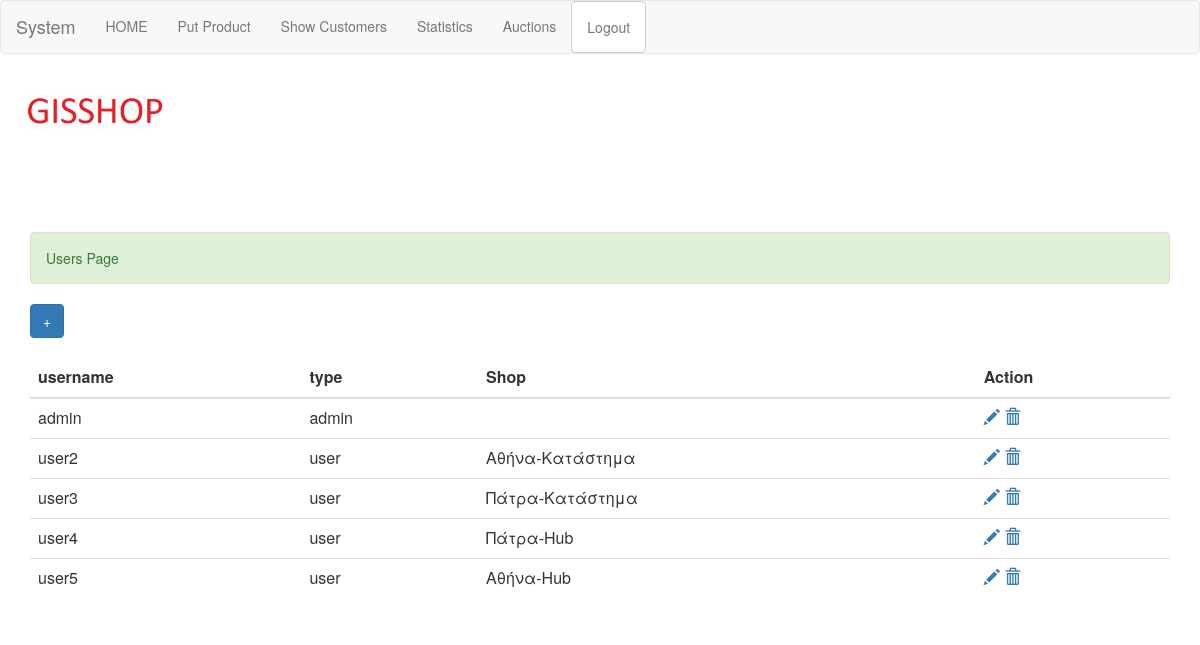
The app's page /users.php (signed in) with its own data.
### tables this page shows
CREATE TABLE IF NOT EXISTS `users` (
  `id` int(11) NOT NULL AUTO_INCREMENT,
  `username` varchar(100) NOT NULL,
  `password` varchar(100) NOT NULL,
  `type_user` varchar(200) NOT NULL,
  `id_station` int(11) NOT NULL,
  PRIMARY KEY (`id`),
  UNIQUE KEY `username` (`username`)
);

CREATE TABLE IF NOT EXISTS `stations` (
  `id_station` int(11) NOT NULL AUTO_INCREMENT,
  `station_name` varchar(200) NOT NULL,
  `latitude` double(20,10) NOT NULL,
  `longititude` double(20,10) NOT NULL,
  `city` varchar(200) NOT NULL,
  `station_type` varchar(200) NOT NULL,
  PRIMARY KEY (`id_station`)
);

### users.php (the view, shortened to what this page needs)
<?php
include "main.php";
?>
 <div class='alert alert-success' role='alert'>
 Users Page
</div>
<?php
	echo "
  <a href='adduser.php'><button class='btn btn-primary'>+</button></a><br><br>
  ";
	$s="select * from users order by username";
	$r=mysqli_query($conn,$s);
	echo "<table class='table'>
    <thead>
      <tr>
        <th>username</th> <th>type</th><th>Shop</th><th>Action</th>
      </tr>
    </thead>
    <tbody>";
	while($row=mysqli_fetch_array($r))
	{
		$station="";
		if($row['id_station']!=0)
		{
			  $q=mysqli_query($conn,"select * from stations where id_station=$row[id_station]");
			  $rw2=mysqli_fetch_array($q);
			  $station="$rw2[station_name]";
		}
		echo "
		<tr>
        <td>$row[username]</td> <td>$row[type_user]</td><td>$station</td>
		 <td><a href='edituser.php?uid=$row[id]'><span class=\"glyphicon glyphicon-pencil\"></span></a>
		 <a href='users.php?uid=$row[id]'><span class=\"glyphicon glyphicon-trash\"></span></a></td>
      </tr>";
	}
	echo "</tbody></table></div>";
?>
</body>
</html>

### records on screen
users: username "admin", type_user "admin"
users: username "user2", type_user "user", id_station.station_name "Αθήνα-Κατάστημα"
users: username "user3", type_user "user", id_station.station_name "Πάτρα-Κατάστημα"
users: username "user4", type_user "user", id_station.station_name "Πάτρα-Hub"
users: username "user5", type_user "user", id_station.station_name "Αθήνα-Hub"
